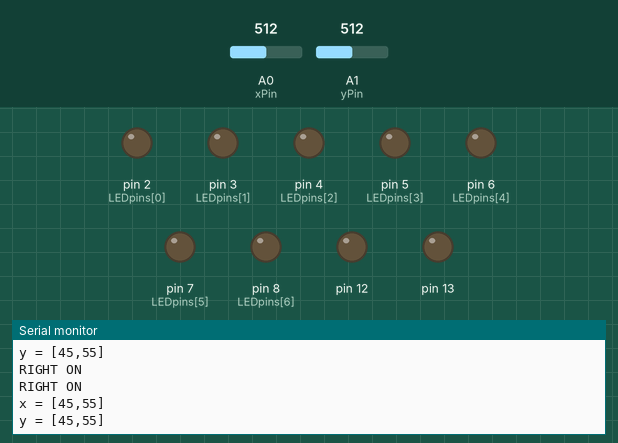
Simulated run of this sketch. Board: Arduino Uno, built with avr-gcc and run on an emulated ATmega328P. Shown: output pins drawn as LEDs (lit = HIGH), the last lines printed to the serial monitor. The inputs (shaded band) are chosen by the test bench; at power-on: A0 (xPin) = 512, A1 (yPin) = 512.

Above: at 1.2 s.
1.3 s: A0 (xPin) set to 562
4.3 s: A0 (xPin) set to 588
At 5.1 s:
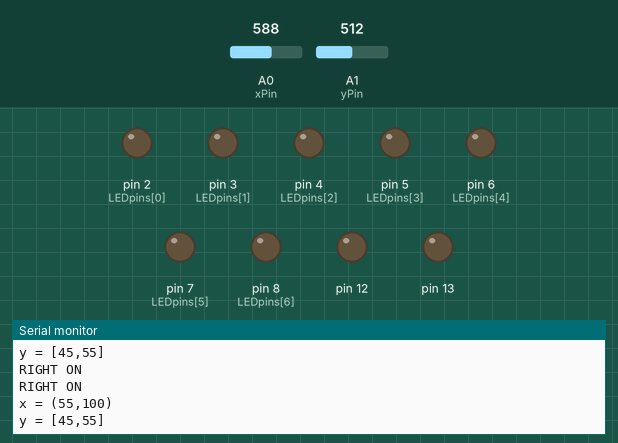
5.9 s: A1 (yPin) set to 564
8.9 s: A1 (yPin) set to 585
At 9.6 s:
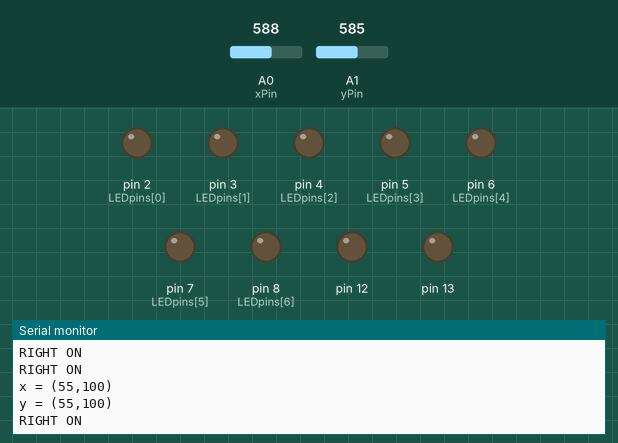

The sketch:

sketch_jan29b.ino
```cpp
const int nsegments = 7;

/* LEDpins[segment number] = Arduino pin number */
/*                      segments: A,B,C,D,E,F,G */

const static char LEDpins[nsegments] = {2, 3, 4, 5, 6, 7, 8};
const int npatterns = 10;

/* patterns[pattern number][segment number] =
        1 if that pattern lights that segment, 0 if dark. */

const static char patterns[npatterns][nsegments] = {

  /* A,B,C,D,E,F,G */
  {1, 1, 1, 1, 1, 1, 0}, // Digit 0
  {0, 1, 1, 0, 0, 0, 0}, // Digit 1
  {1, 1, 0, 1, 1, 0, 1}, // Digit 2
  {1, 1, 1, 1, 0, 0, 1}, // Digit 3
  {0, 1, 1, 0, 0, 1, 1}, // Digit 4
  {1, 0, 1, 1, 0, 1, 1}, // Digit 5
  {1, 0, 1, 1, 1, 1, 1}, // Digit 6
  {1, 1, 1, 0, 0, 0, 0}, // Digit 7
  {1, 1, 1, 1, 1, 1, 1}, // Digit 8
  {1, 1, 1, 1, 0, 1, 1}, // Digit 9
  /* A,B,C,D,E,F,G */

};

int patternNames[6] {0,1,2,3,4,5};

int xPin = A0;
int yPin = A1;
int xVal;
int yVal;


void setup() {

  for (int seg = 0; seg < nsegments; seg++) {
    pinMode(LEDpins[seg], OUTPUT);
    digitalWrite(LEDpins[seg], 0);
  }

  Serial.begin(9600);
  Serial.begin(9600);

  pinMode(A0, INPUT);
  pinMode(A1, INPUT);

  pinMode(13, OUTPUT);
  pinMode(12, OUTPUT);

}

int pattern = 0;

// Controls which digit in pattern matrice is shown.
void showChar(int digit) {
  for (auto seg = 0; seg < nsegments; seg++) {
    digitalWrite(LEDpins[seg], patterns[digit][seg]);
    delay(1); // let segments be seen
  }
}

// Controls which digit is on.
void changeDigit(bool onLeft, bool onRight) {
  if (onRight == true) {
    digitalWrite(12, LOW); // turn on right digit
    Serial.print("RIGHT ON\n");
  }
  else if (onRight == false) {
    digitalWrite(12, HIGH); // turn off right digit
    Serial.print("RIGHT OFF\n");
  }

  if (onLeft == true) {
    digitalWrite(13, LOW); // turn on right digit
    Serial.print("RIGHT ON\n");
  }
  else if (onLeft == false) {
    digitalWrite(13, HIGH); // turn off right digit
    Serial.print("RIGHT OFF\n");
  }
}

void analogState(int xIn, int yIn) {
  // x and y axis (0 to 100)
  // origin = (50, 50)
  bool flagX = false;
  bool flagY = false;
  xIn = xIn / 10.23;
  yIn = yIn / 10.23;

  if (xIn >= 45 && xIn <= 55) {
    Serial.print("x = [45,55]\n");
  }

  else if (xIn > 55 && flagX == false) {
    Serial.print("x = (55,100)\n");
  }

  else if (xIn < 45 && flagX == false) {
    Serial.print("x = (0,45)\n");
  }

  if (yIn >= 45 && yIn <= 55) {
    Serial.print("y = [45,55]\n");
  }

  else if (yIn > 55 && flagY == false) {
    Serial.print("y = (55,100)\n");
  }

  else if (yIn < 45 && flagY == false) {
    Serial.print("y = (0,45)\n");
  }

}

void loop() {
  xVal = analogRead(xPin);
  yVal = analogRead(yPin);

  analogState(xVal, yVal);

  changeDigit(true, true);
  showChar(patternNames);
}
```

Measured:
- the behaviour switches between 572 and 573 on A1 (yPin) (found by bisection; images 1 and 2)
- after the input at 4.3 s, the serial monitor: prints a new line after 0.07 s (image 1)
- after the input at 8.9 s, the serial monitor: prints a new line after 0.09 s (image 2)
